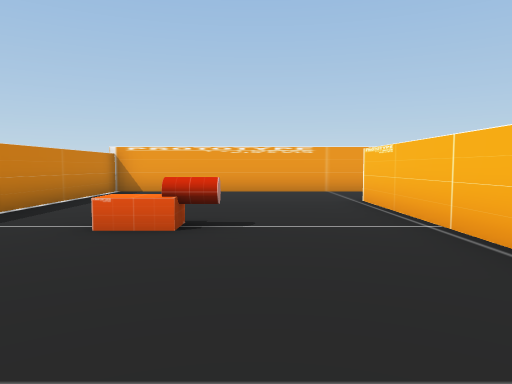
View 1 (above)

14 first-person views from a walk through a 3-D level made in the Unity game engine. The camera is 0.66 m above the floor, tilts 4° down and sees 70° across. The floor is counted in squares, 1 m on a side. Each view is taken from the middle of a square. On the plan, view 1 faces up. The plan holds only what a view shows up to about 10 squares ahead; the rest is blank.

View 2
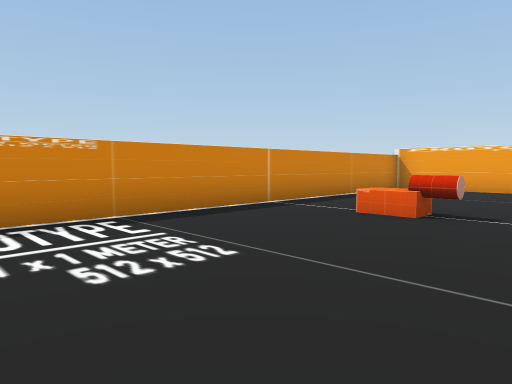

View 3
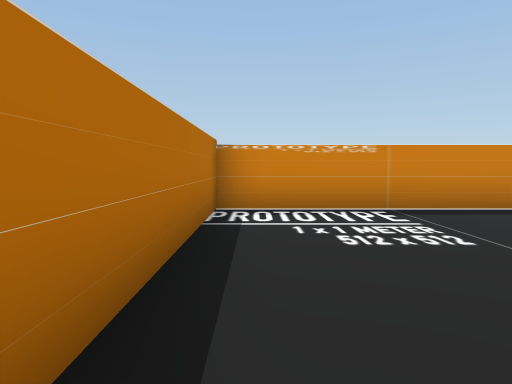

View 4
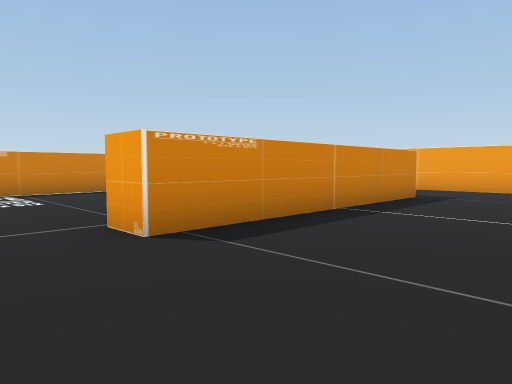

View 5
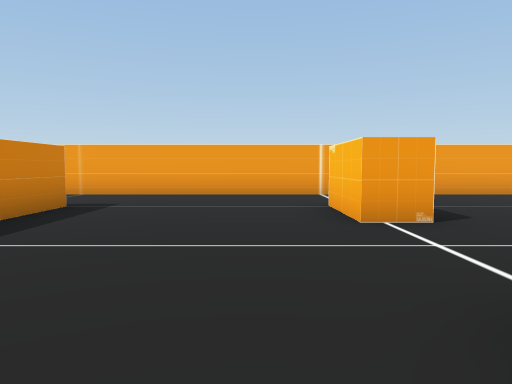

View 6
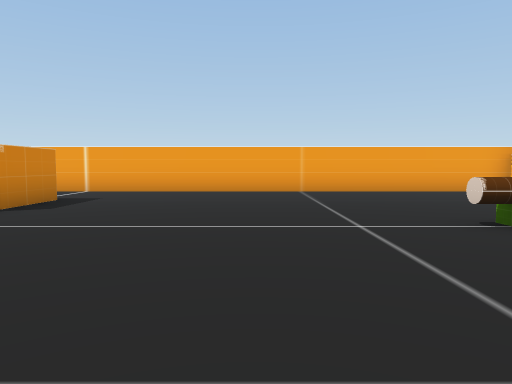

View 7
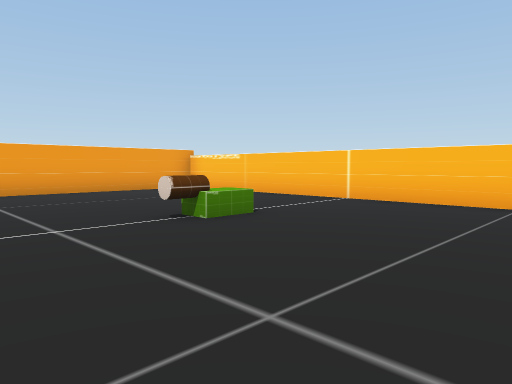

View 8
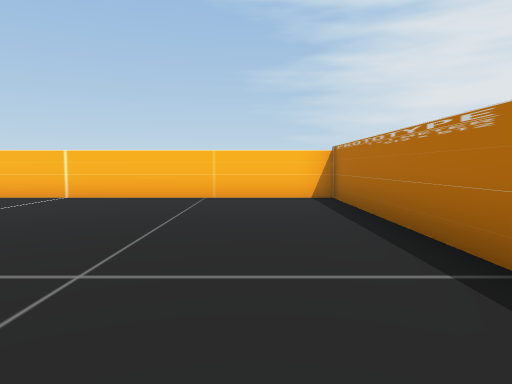

View 9
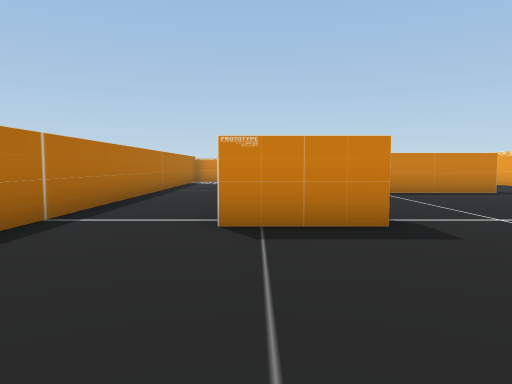

View 10
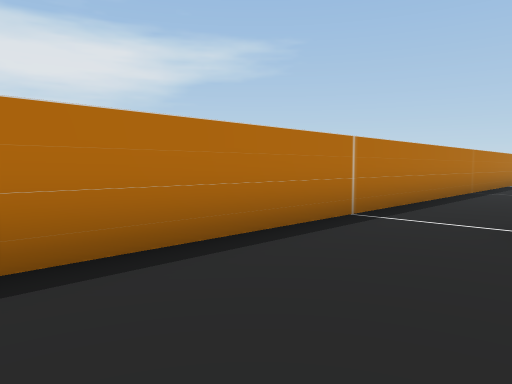

View 11
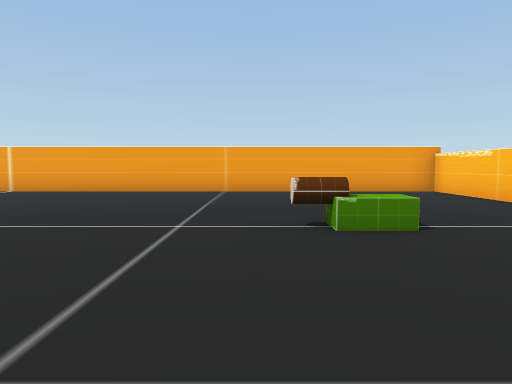

View 12
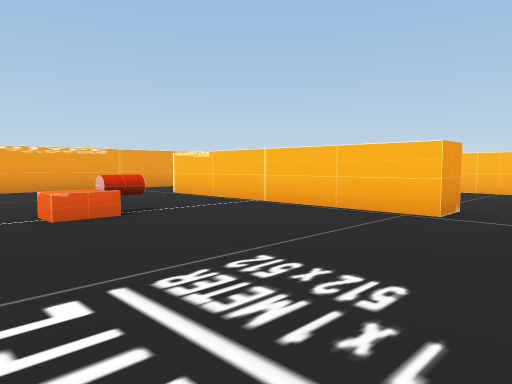

View 13
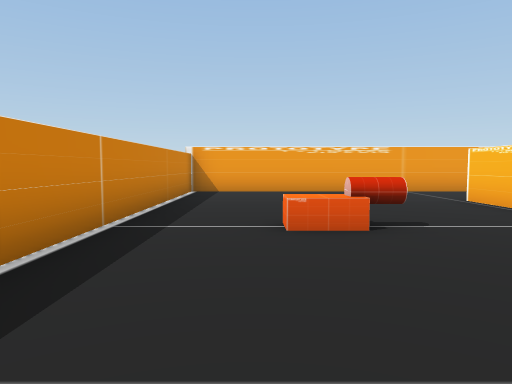

View 14
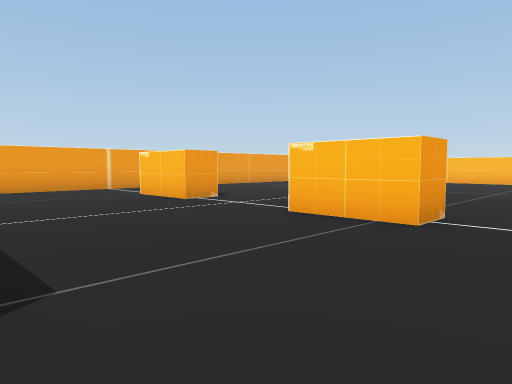

### Floor plan
Ten units are one square. View 1 is at (0, 0); x grows to the right and y downward. Boxes are objects, and circles mark ways between rooms. Rooms are numbered by the first view taken in them; rooms with no view inside come last. Other rooms are left out.
<svg viewBox="-42 -101 234 122">
<path fill="none" stroke="#000" d="M21 -6 21 -71M15 -96 -37 -96 -37 16 15 16M80 -25 80 -6 71 -6 71 -25M80 -72 80 -53 71 -53 71 -72M132 16 187 16 187 -96 15 -96M29 -71 29 -6 21 -6M15 16 116 16"/>
<rect x="-15" y="-45" width="10" height="10" fill="#bbb"><title>other object</title></rect>
<rect x="145" y="-45" width="10" height="10" fill="#bbb"><title>other object</title></rect>
<circle cx="25" cy="-85" r="3" fill="#2a7"/>
<circle cx="25" cy="5" r="3" fill="#2a7"/>
<text x="-10" y="-40">1</text>
<text x="110" y="-40">2</text>
</svg>
Room 1 opens to room 2.

Where each view was taken, in squares from view 1:
view 1: 0 up, 0 right, facing up
view 2: 1 down, 1 right, facing up-left
view 3: 1 down, 2 right, facing left
view 4: 1 down, 6 right, facing up-left
view 5: 1 up, 6 right, facing up
view 6: 0 up, 12 right, facing up
view 7: 0 up, 12 right, facing up-right
view 8: 0 up, 11 right, facing right
view 9: 1 up, 12 right, facing left
view 10: 1 up, 12 right, facing down-left
view 11: 0 up, 14 right, facing up
view 12: 1 down, 3 left, facing up-right
view 13: 0 up, 2 left, facing up
view 14: 1 down, 3 right, facing up-right
